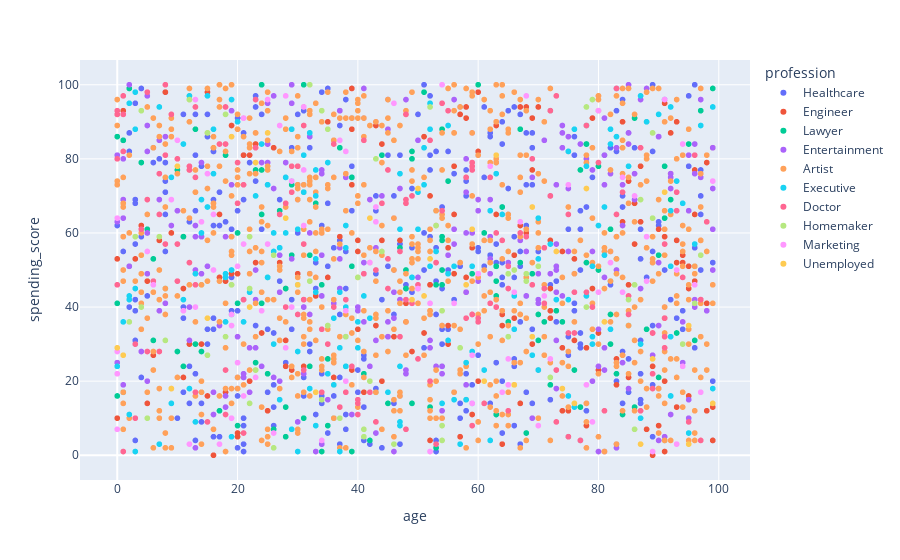

Notebook source saved alongside this figure:
### Code cell
fig = px.scatter(customers, x='age', y='spending_score', color='profession')

fig.show()

### Figure 1 — Plotly figure (JSON) as saved in the notebook; plotly's stock layout.template omitted (floating-point values rounded to 4 significant figures; data arrays with more than 128 entries replaced by an {"elided": "..."} marker saying what was removed)
{"data": [{"hovertemplate": "profession=Healthcare<br>age=%{x}<br>spending_score=%{y}<extra></extra>", "legendgroup": "Healthcare", "marker": {"color": "#636efa", "symbol": "circle"}, "mode": "markers", "name": "Healthcare", "showlegend": true, "type": "scattergl", "x": {"elided": "339 int values"}, "xaxis": "x", "y": {"elided": "339 int values"}, "yaxis": "y"}, {"hovertemplate": "profession=Engineer<br>age=%{x}<br>spending_score=%{y}<extra></extra>", "legendgroup": "Engineer", "marker": {"color": "#EF553B", "symbol": "circle"}, "mode": "markers", "name": "Engineer", "showlegend": true, "type": "scattergl", "x": {"elided": "179 int values"}, "xaxis": "x", "y": {"elided": "179 int values"}, "yaxis": "y"}, {"hovertemplate": "profession=Lawyer<br>age=%{x}<br>spending_score=%{y}<extra></extra>", "legendgroup": "Lawyer", "marker": {"color": "#00cc96", "symbol": "circle"}, "mode": "markers", "name": "Lawyer", "showlegend": true, "type": "scattergl", "x": {"elided": "142 int values"}, "xaxis": "x", "y": {"elided": "142 int values"}, "yaxis": "y"}, {"hovertemplate": "profession=Entertainment<br>age=%{x}<br>spending_score=%{y}<extra></extra>", "legendgroup": "Entertainment", "marker": {"color": "#ab63fa", "symbol": "circle"}, "mode": "markers", "name": "Entertainment", "showlegend": true, "type": "scattergl", "x": {"elided": "234 int values"}, "xaxis": "x", "y": {"elided": "234 int values"}, "yaxis": "y"}, {"hovertemplate": "profession=Artist<br>age=%{x}<br>spending_score=%{y}<extra></extra>", "legendgroup": "Artist", "marker": {"color": "#FFA15A", "symbol": "circle"}, "mode": "markers", "name": "Artist", "showlegend": true, "type": "scattergl", "x": {"elided": "612 int values"}, "xaxis": "x", "y": {"elided": "612 int values"}, "yaxis": "y"}, {"hovertemplate": "profession=Executive<br>age=%{x}<br>spending_score=%{y}<extra></extra>", "legendgroup": "Executive", "marker": {"color": "#19d3f3", "symbol": "circle"}, "mode": "markers", "name": "Executive", "showlegend": true, "type": "scattergl", "x": {"elided": "153 int values"}, "xaxis": "x", "y": {"elided": "153 int values"}, "yaxis": "y"}, {"hovertemplate": "profession=Doctor<br>age=%{x}<br>spending_score=%{y}<extra></extra>", "legendgroup": "Doctor", "marker": {"color": "#FF6692", "symbol": "circle"}, "mode": "markers", "name": "Doctor", "showlegend": true, "type": "scattergl", "x": {"elided": "161 int values"}, "xaxis": "x", "y": {"elided": "161 int values"}, "yaxis": "y"}, {"hovertemplate": "profession=Homemaker<br>age=%{x}<br>spending_score=%{y}<extra></extra>", "legendgroup": "Homemaker", "marker": {"color": "#B6E880", "symbol": "circle"}, "mode": "markers", "name": "Homemaker", "showlegend": true, "type": "scattergl", "x": [35, 35, 18, 32, 26, 66, 42, 40, 79, 37, 54, 89, 87, 78, 86, 22, 12, 78, 35, 7, 4, 34, 23, 85, 4, 43, 52, 19, 97, 26, 41, 72, 89, 22, 3, 53, 46, 54, 86, 2, 38, 57, 44, 34, 32, 15, 41, 5, 96, 18, 54, 65, 8, 22, 15, 68, 68, 94, 70, 65], "xaxis": "x", "y": [35, 35, 92, 47, 54, 50, 20, 48, 96, 10, 8, 87, 69, 40, 46, 59, 96, 94, 88, 59, 93, 93, 23, 42, 40, 80, 94, 46, 54, 2, 5, 21, 64, 45, 59, 62, 3, 4, 7, 36, 32, 29, 55, 15, 100, 87, 7, 10, 41, 32, 39, 49, 31, 14, 27, 49, 47, 30, 51, 32], "yaxis": "y"}, {"hovertemplate": "profession=Marketing<br>age=%{x}<br>spending_score=%{y}<extra></extra>", "legendgroup": "Marketing", "marker": {"color": "#FF97FF", "symbol": "circle"}, "mode": "markers", "name": "Marketing", "showlegend": true, "type": "scattergl", "x": [50, 21, 31, 19, 28, 27, 86, 0, 43, 21, 65, 66, 24, 20, 80, 84, 56, 28, 16, 31, 89, 10, 38, 59, 31, 26, 54, 60, 71, 17, 0, 19, 62, 0, 38, 21, 93, 79, 82, 75, 93, 16, 9, 12, 20, 19, 23, 25, 72, 13, 67, 38, 70, 99, 43, 34, 29, 59, 65, 78, 97, 25, 84, 88, 6, 96, 0, 42, 37, 52, 13, 15, 64, 80, 14, 5, 94, 91, 46, 88, 68, 29, 11, 52, 94], "xaxis": "x", "y": [45, 57, 77, 10, 97, 89, 70, 64, 63, 91, 26, 44, 39, 51, 44, 44, 41, 29, 65, 62, 1, 85, 20, 14, 94, 6, 100, 49, 43, 3, 22, 35, 78, 28, 39, 16, 50, 9, 52, 73, 3, 50, 69, 3, 25, 38, 21, 57, 26, 40, 63, 82, 8, 74, 67, 4, 40, 27, 19, 19, 17, 96, 75, 47, 46, 46, 7, 52, 85, 1, 96, 76, 17, 93, 63, 55, 84, 96, 95, 59, 97, 74, 39, 41, 24], "yaxis": "y"}, {"hovertemplate": "profession=Unemployed<br>age=%{x}<br>spending_score=%{y}<extra></extra>", "legendgroup": "Unemployed", "marker": {"color": "#FECB52", "symbol": "circle"}, "mode": "markers", "name": "Unemployed", "showlegend": true, "type": "scattergl", "x": [49, 51, 59, 95, 76, 0, 95, 89, 61, 66, 28, 22, 81, 91, 69, 15, 25, 69, 30, 10, 87, 99, 74, 33, 42, 50, 1, 19, 9, 78, 73, 58, 63, 52, 23], "xaxis": "x", "y": [42, 43, 61, 35, 14, 29, 3, 26, 20, 19, 64, 40, 36, 71, 32, 37, 87, 67, 46, 78, 3, 14, 18, 17, 64, 72, 27, 86, 18, 72, 55, 46, 81, 53, 79], "yaxis": "y"}], "layout": {"legend": {"title": {"text": "profession"}, "tracegroupgap": 0}, "margin": {"t": 60}, "xaxis": {"anchor": "y", "domain": [0, 1], "title": {"text": "age"}}, "yaxis": {"anchor": "x", "domain": [0, 1], "title": {"text": "spending_score"}}}}
